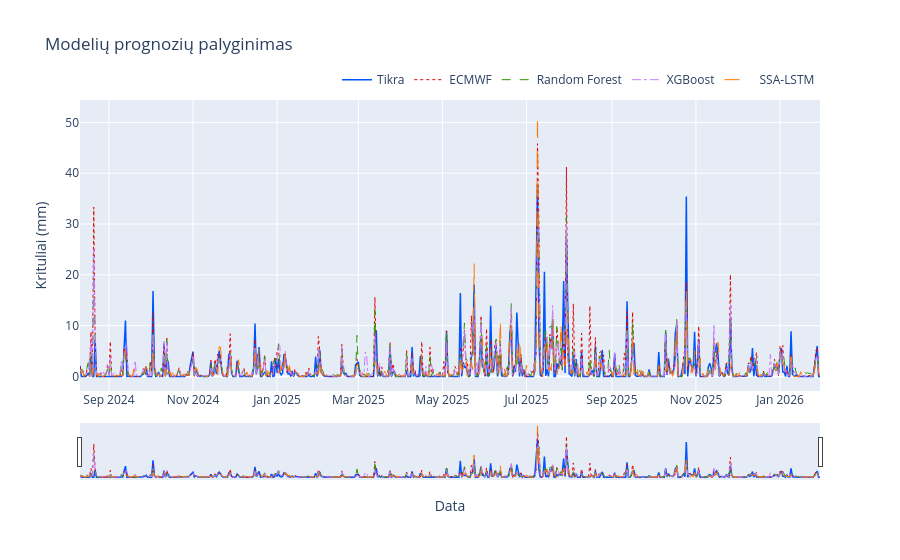

Here is the notebook cell this chart was saved with:
### Code cell
plot_prognozes_plotly(df, MODEL_COLS)

### Figure 1 — Plotly figure (JSON) as saved in the notebook; plotly's stock layout.template omitted (floating-point values rounded to 4 significant figures; data arrays with more than 128 entries replaced by an {"elided": "..."} marker saying what was removed)
{"data": [{"line": {"color": "#0055ff", "width": 1.5}, "name": "Tikra", "type": "scatter", "x": {"elided": "538 str values"}, "y": {"elided": "538 float values"}}, {"line": {"color": "#de0000", "dash": "dot", "width": 1}, "name": "ECMWF", "type": "scatter", "x": {"elided": "538 str values"}, "y": {"elided": "538 float values"}}, {"line": {"color": "#2f9901", "dash": "dash", "width": 1}, "name": "Random Forest", "type": "scatter", "x": {"elided": "538 str values"}, "y": {"elided": "538 float values"}}, {"line": {"color": "#c77cff", "dash": "dashdot", "width": 1}, "name": "XGBoost", "type": "scatter", "x": {"elided": "538 str values"}, "y": {"elided": "538 float values"}}, {"line": {"color": "#ff7700", "dash": "longdash", "width": 1}, "name": "SSA-LSTM", "type": "scatter", "x": {"elided": "538 str values"}, "y": {"elided": "538 float values"}}], "layout": {"hovermode": "x unified", "legend": {"orientation": "h", "x": 1, "xanchor": "right", "y": 1.02, "yanchor": "bottom"}, "title": {"text": "Modelių prognozių palyginimas"}, "xaxis": {"rangeslider": {"visible": true}, "title": {"text": "Data"}}, "yaxis": {"title": {"text": "Krituliai (mm)"}}}}
